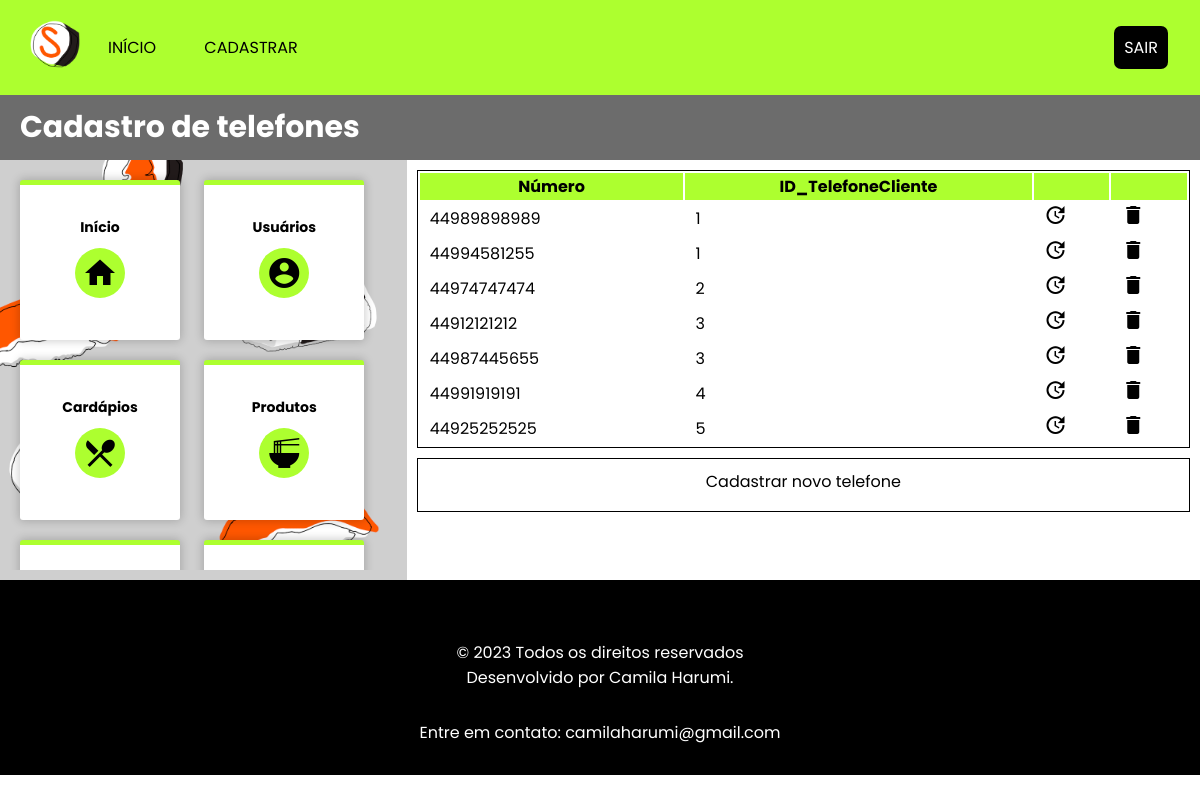
The app's page /listarTelefoneClientes.php (signed in) with its own data.
### tables this page shows
CREATE TABLE IF NOT EXISTS TelefoneCliente (
    Numero VARCHAR(20) NOT NULL,
    CodCliente INT NOT NULL,
    PRIMARY KEY (CodCliente, Numero),
    FOREIGN KEY (CodCliente) REFERENCES Cliente(CodCliente)
);

### listarTelefoneClientes.php (the view, shortened to what this page needs)
<?php include 'includes/menu.php'; ?>
<header id="header-cadastro">
    <h1>Cadastro de telefones</h1>
</header>
<section id="tela-gerenciamento">
    <?php include 'includes/sidebar.php' ?>
    <article>
        <table>
            <tr>
                <th>Número</th>
                <th>ID_TelefoneCliente</th>
                <th></th>
                <th></th>
            </tr>
            <?php
                include 'includes/conectarBD.php';
                $sql = "SELECT * FROM TelefoneCliente";
                $resultado = mysqli_query($conn, $sql);
                if ($resultado) {
                    while ($row = mysqli_fetch_assoc($resultado)) {
                        echo "<tr>
                                <td>" . $row['Numero'] . "</td>
                                <td>" . $row['CodCliente'] . "</td>
                                <td><a href='cadastrarTelefoneCliente.php?numero=" . $row['Numero'] . "&id=" . $row['CodCliente'] ."'><i class='material-icons'>update</i></a></td>
                                <td><a href='excluirTelefoneCliente.php?numero=" . $row['Numero'] . "&id=" . $row['CodCliente'] ."'><i class='material-icons'>delete</i></a></td>
                            </tr>";
                    }
                }
            ?>
        </table>
        <div class="botao-cadastrar"><a href="cadastrarTelefoneCliente.php">Cadastrar novo telefone</a></div>
    </article>
</section>
<?php include 'includes/rodape.php';?>

### css/style.css (style rules this page uses)
* { box-sizing: border-box; -webkit-box-sizing: border-box; -moz-box-sizing: border-box; font-family: 'Poppins', Arial, Verdana, sans-serif; }
body, h1, h2, p, a { padding: 0px; margin: 0px; overflow-x: hidden; }
body { min-height: 100vh; }
table { background-color: white; width: 100%; margin: auto; border: 1px solid black; }
table th { background-color: greenyellow; }
table td { padding-left: 10px; }
h1 { font-size: 30px; }
#header-cadastro { background-color: #6c6c6c; color: white; font-size: 20px; padding: 10px; padding-left: 20px; }
section#tela-gerenciamento { display: flex; display: -webkit-flex; }
article { padding: 10px; -webkit-flex: 3; -ms-flex: 3; flex: 2; overflow: scroll; overflow-x: hidden; }
.botao-cadastrar { background-color: white; color: black; width: 100%; text-align: center; margin-top: 10px; border: 1px solid black; cursor: pointer; transition: 0.4s; }
.botao-cadastrar a { display: inline-block; color: black; width: 100%; height: 100%; text-decoration: none; padding: 10px; }
.material-icons { color: black; }

### records on screen
telefonecliente: Numero "44989898989", CodCliente "1"
telefonecliente: Numero "44994581255", CodCliente "1"
telefonecliente: Numero "44974747474", CodCliente "2"
telefonecliente: Numero "44912121212", CodCliente "3"
telefonecliente: Numero "44987445655", CodCliente "3"
telefonecliente: Numero "44991919191", CodCliente "4"
telefonecliente: Numero "44925252525", CodCliente "5"
